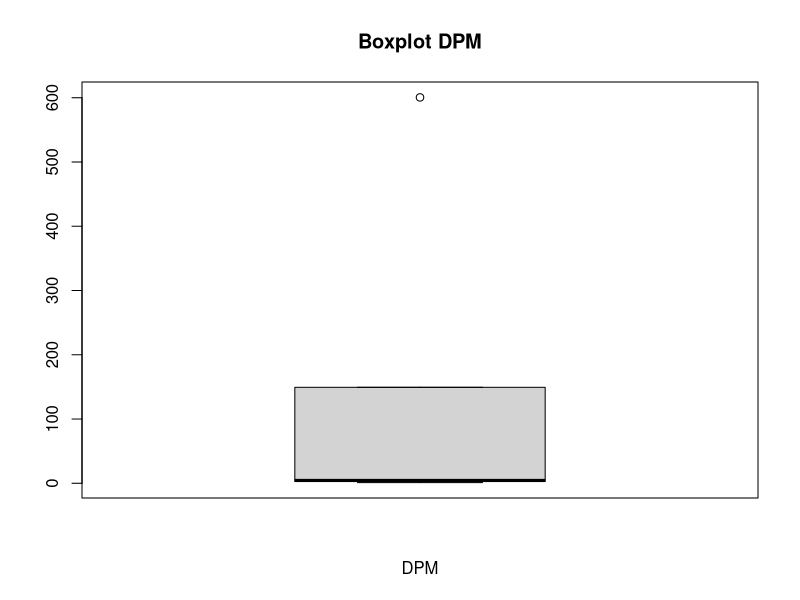
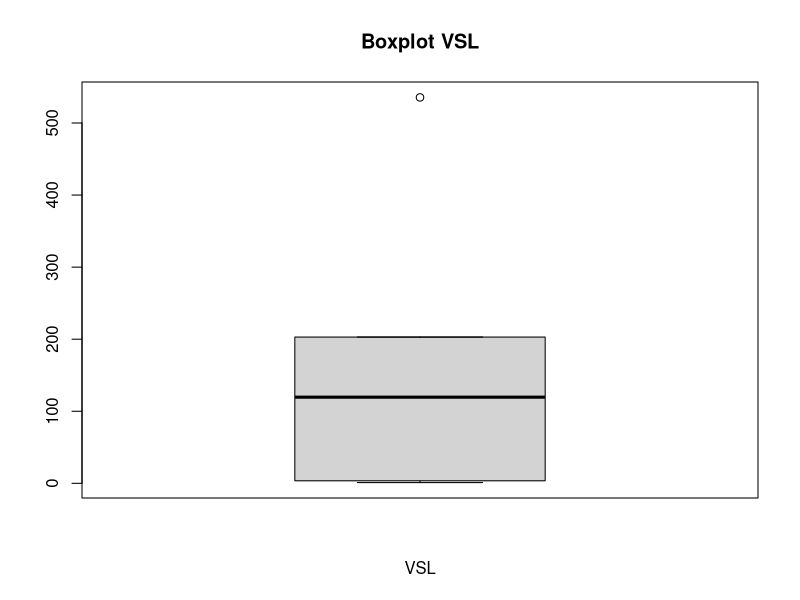
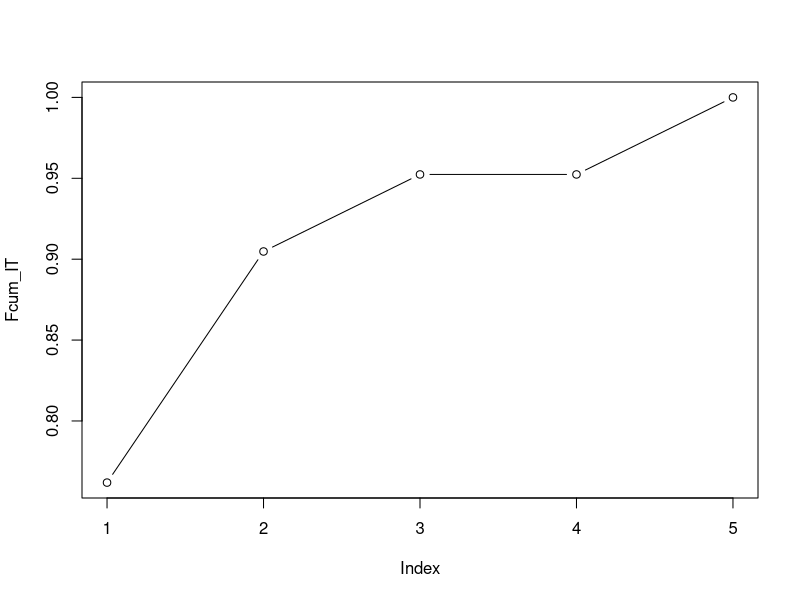
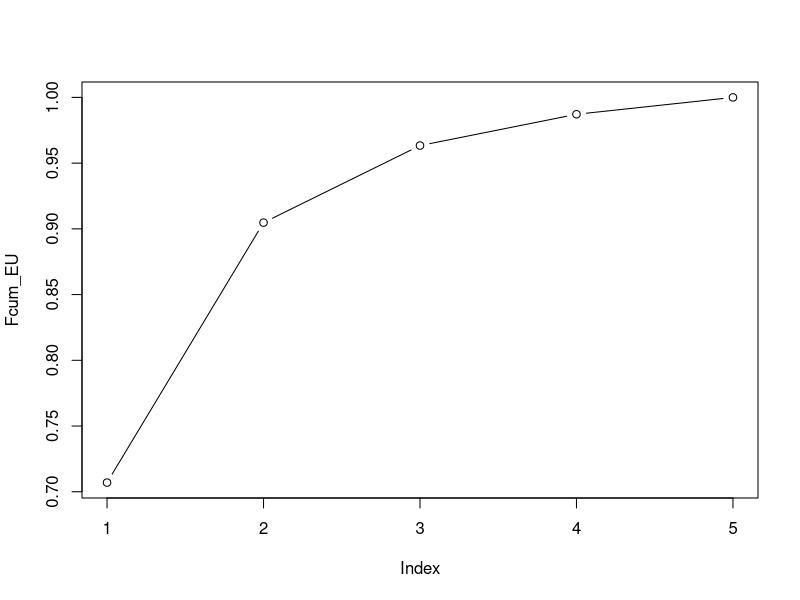
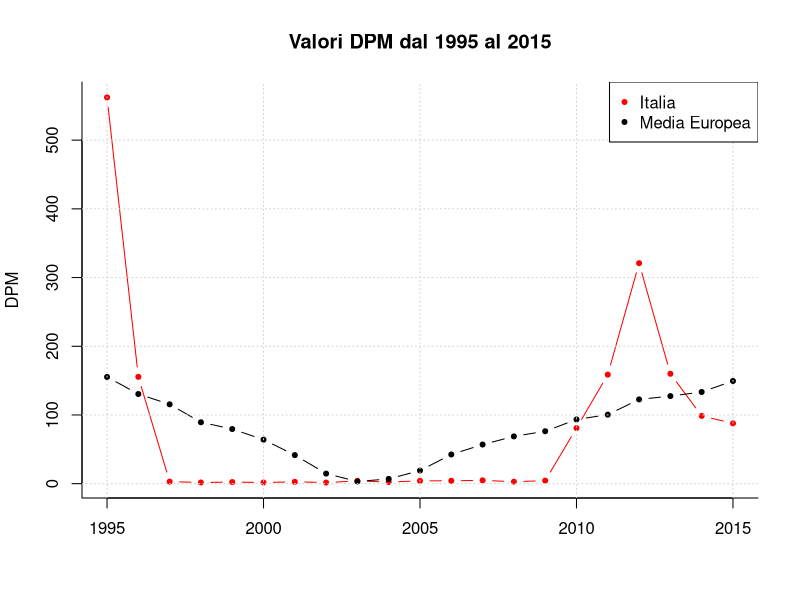
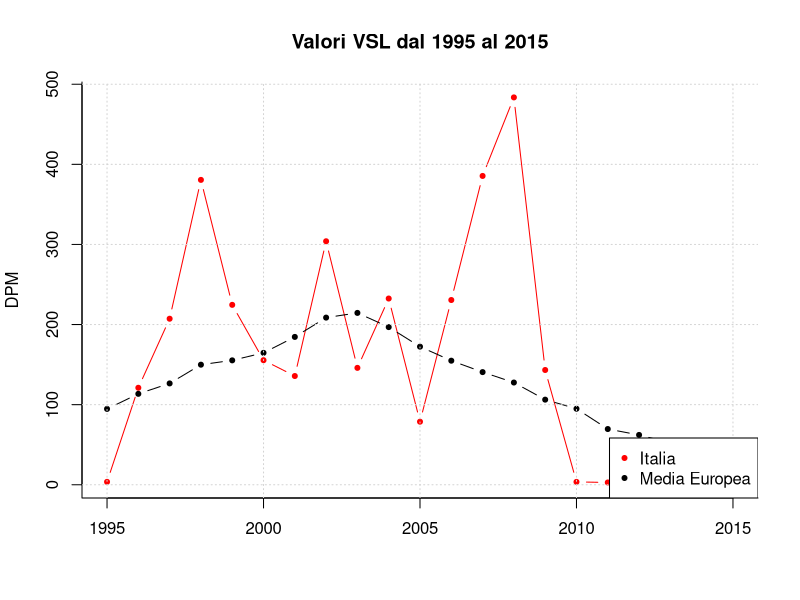
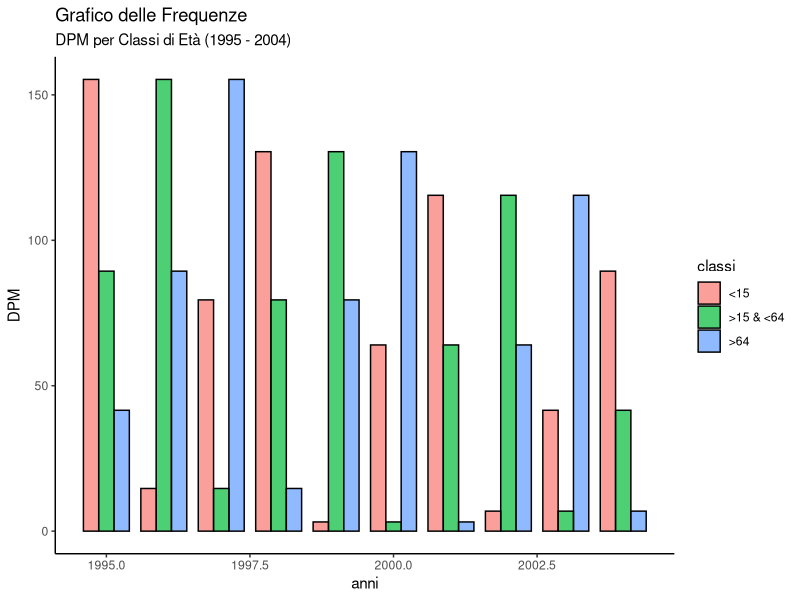
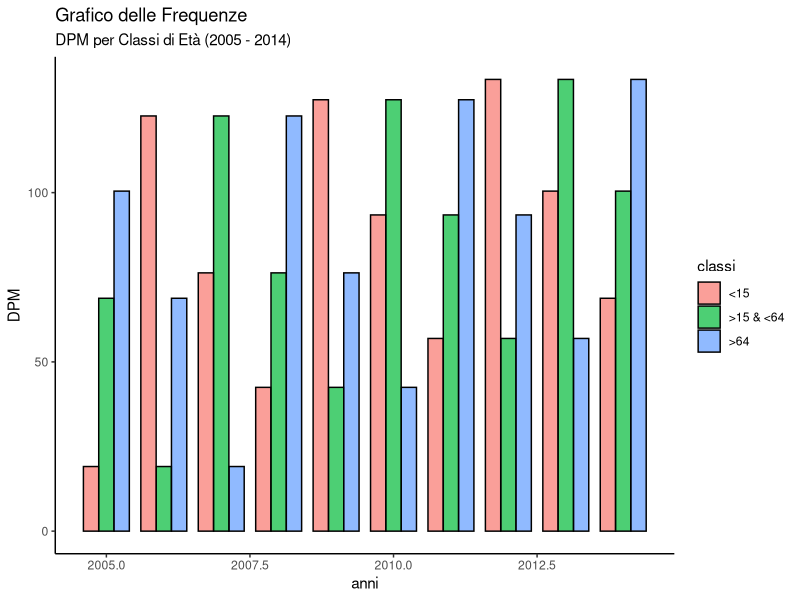

The R script that drew these images, in order:
#install.packages('xlsx')
#library(xlsx)
install.packages('readxl')
library(readxl)

#---- CARICO I DATASET ----

pathGitProject_Gio = "C:/Users/user/Desktop/Magistrale/Statistica e Analisi dei Dati/SAD_Project"
setwd(pathGitProject_Gio)

#pathGitProject_Ciro = "C:/Users/UTENTE/git/SAD_Project"
#setwd(pathGitProject_Ciro)

mydata = read_xlsx('./Datasets/European-Country/Complete_Dataset.xlsx', 1)
data = as.matrix(mydata)

mydata15 = read_xlsx('./Datasets/European-Country/less15.xlsx', 1)
data15 = as.matrix(mydata15)

mydataComp = read_xlsx('./Datasets/European-Country/15-64.xlsx', 1)
dataComp = as.matrix(mydataComp)

mydata64 = read_xlsx('./Datasets/European-Country/64.xlsx', 1)
data64 = as.matrix(mydata64)

#---- DAI DATASET COSTRUISCO LE MATRICI ----

# IDEA: RIMOSSI ANNI PRIMA DEL 95 E DOPO IL 2014

# CREO MATRICI CON I DATI

dataset = matrix(data[,-1],nrow=26) # nrow = 27 quando aggiungiamo Cipro
dataset = matrix( as.double(dataset) , nrow=26) # idem

dataset15 = matrix(data[,-1],nrow=26) # nrow = 27 quando aggiungiamo Cipro
dataset15 = matrix( as.double(dataset) , nrow=26) # idem

datasetComp = matrix(data[,-1],nrow=26) # nrow = 27 quando aggiungiamo Cipro
datasetComp = matrix( as.double(dataset) , nrow=26) # idem

dataset64 = matrix(data[,-1],nrow=26) # nrow = 27 quando aggiungiamo Cipro
dataset64 = matrix( as.double(dataset) , nrow=26) # idem

# RIMUOVO ANNI CHE NON MI INTERESSANO

dataset=dataset[,-(1:10)]
dataset=dataset[,-(43:50)]

dataset15=dataset15[,-(1:10)]
dataset15=dataset15[,-(43:50)]

datasetComp=datasetComp[,-(1:10)]
datasetComp=datasetComp[,-(43:50)]

dataset64=dataset64[,-(1:10)]
dataset64=dataset64[,-(43:50)]

# ASSEGNO NOMI ALLE RIGHE

countries = c("Austria", "Belgio", "Bulgaria", "Croazia", "Danimarca", "Estonia", "Finlandia", "Francia", "Germania",
              "Grecia", "Ungheria", "Irlanda", "Italia", "Lettonia", "Lituania", "Lussemburgo", "Malta", "Paesi Bassi", "Polonia",
              "Portogallo", "Repubblica Ceca", "Romania", "Slovacchia", "Slovenia", "Spagna", "Svezia")
rownames(dataset) = countries
rownames(dataset15) = countries
rownames(datasetComp) = countries
rownames(dataset64) = countries

# DEFINISCO LE COLONNE PER CREARE DUE DATASET SEPARATI, UNO PER DPM E UNO PER VSL

D_Index = seq(1,42, by=2) # DEFINISCO GLI INDICI DELLE COLONNE PER OGNI VARIABILE
V_Index = seq(2,42, by=2) # D sta per Death, V per Value

D_dataset = dataset[, D_Index]
V_dataset = dataset[, V_Index]

D_dataset15 = dataset15[, D_Index]
V_dataset15 = dataset15[, V_Index]

D_datasetComp = datasetComp[, D_Index]
V_datasetComp = datasetComp[, V_Index]

D_dataset64 = dataset64[, D_Index]
V_dataset64 = dataset64[, V_Index]

years = seq(1995,2015)
colnames(D_dataset) = years
colnames(V_dataset) = years

colnames(D_dataset15) = years
colnames(V_dataset15) = years

colnames(D_datasetComp) = years
colnames(V_datasetComp) = years

colnames(D_dataset64) = years
colnames(V_dataset64) = years

#---- CALCOLO INDICI CENTRALITÀ e DISPERSIONE ----

D_min = min(D_dataset)
V_min = min(V_dataset)

D_max = max(D_dataset)
V_max = max(V_dataset)

D_mean = mean(D_dataset)
V_mean = mean(V_dataset)

D_median = median(D_dataset)
V_median = median(V_dataset)

# D_summary = summary(D_dataset)
# V_summary = summary(V_dataset)

resumeCentralità = rbind(c(D_min,D_max,D_mean,D_median),c(V_min,V_max,V_mean,V_median))
colnames(resumeCentralità) = c("MIN", "MAX", "MEAN", "MEDIAN")
rownames(resumeCentralità) = c("DPM","VSL")
View(resumeCentralità)

# Campo di Variazione: sensibile ai soli valori estremi, non tenendo conto del numero di osservaz
D_cdv = D_max - D_min
V_cdv = V_max - V_min

# Differenza interquartilica: meno sensibile a val estremi
D_diffInterq = unname(quantile(sort(D_dataset), probs = 0.75)) - unname(quantile(sort(D_dataset), probs = 0.25))
V_diffInterq = unname(quantile(sort(V_dataset), probs = 0.75)) - unname(quantile(sort(V_dataset), probs = 0.25))

# Varianza per tutto dataset
D_var = var(as.vector(D_dataset))
V_var = var(as.vector(V_dataset))

# Varianza per colonne
# D_var = var(D_dataset)
# V_var = var(V_dataset)

# Varianza per righe
D_var_righe = apply(D_dataset, 1, var)
V_var_righe = apply(V_dataset, 1, var)

# Varianza per colonne
D_var_colonne = apply(D_dataset, 2, var)
V_var_colonne = apply(V_dataset, 2, var)

# Deviazione Standard totale: valore differisce dalla media aritmetica dei valori, in media quadratica di: x
D_sd = sd(D_dataset)
V_sd = sd(V_dataset)

resumeDispersione = rbind(c(D_var,D_sd),c(V_var,V_sd))
colnames(resumeDispersione) = c("VAR", "SD")
rownames(resumeDispersione) = c("DPM","VSL")
View(resumeDispersione)

# CV

cv <- function (data){
  sd(data)/abs(mean(data))
}

cv(D_dataset["Italia",])
cv(D_dataset)

cv(V_dataset["Italia",])
cv(V_dataset)

#---- QUARTILI ----
D_quantile = quantile(sort(D_dataset))
V_quantile = quantile(sort(V_dataset))

boxplot(D_quantile, main="Boxplot DPM", xlab="DPM")
boxplot(V_quantile, main="Boxplot VSL", xlab="VSL")

#---- FdDC - Funzione di Distribuzione Empirica Continua ITALIA ----
min_D_It <- min(D_dataset["Italia",])
max_D_It <- max(D_dataset["Italia",])
classi_D_IT = c(min_D_It, min_D_It+(max_D_It-min_D_It)/5, min_D_It+2*(max_D_It-min_D_It)/5, 
                min_D_It+3*(max_D_It-min_D_It)/5, min_D_It+4*(max_D_It-min_D_It)/5, max_D_It)

freqrel_IT <- table(D_dataset["Italia",])/length(D_dataset["Italia",])

freqrel_D_IT <- table(cut(D_dataset["Italia",], breaks = classi_D_IT, right=FALSE))/length(D_dataset["Italia",])

Fcum_IT <- cumsum(freqrel_D_IT)

Fcum_IT[5] = Fcum_IT[5] + freqrel_IT[length(freqrel_D_IT)]

plot(Fcum_IT, type="b")

#---- FdDC - Funzione di Distribuzione Empirica Continua UNIONE EUROPEA ----
min_D_EU <- min(D_dataset)
max_D_EU <- max(D_dataset)
classi_D_EU = c(min_D_EU, min_D_EU+(max_D_EU-min_D_EU)/5, min_D_EU+2*(max_D_EU-min_D_EU)/5, 
                min_D_EU+3*(max_D_EU-min_D_EU)/5, min_D_EU+4*(max_D_EU-min_D_EU)/5, max_D_EU)

freqrel_EU <- table(D_dataset)/length(D_dataset)

freqrel_D_EU <- table(cut(D_dataset, breaks = classi_D_EU, right=FALSE))/length(D_dataset)

Fcum_EU <- cumsum(freqrel_D_EU)

Fcum_EU[5] = Fcum_EU[5] + freqrel_EU[length(freqrel_D_EU)]

plot(Fcum_EU, type="b")

#---- fare FdDC per VSL ----



#---- DEFINISCO SERIE TEMPORALI, SEPARATAMENTE ITALIA ED EUROPA ----

#DPM
serieD_IT = ts(D_dataset["Italia",])
serieD_EU = ts(apply(D_dataset,2,mean))
serieD = data.frame(serieD_IT, serieD_EU)
serieD = ts(serieD, start = 1995, frequency = 1)
plot.ts(serieD, plot.type = "single", col = c("red", "black"), xlab="", ylab="DPM",
        main="Valori DPM dal 1995 al 2015", type="b", pch=20, bty="l")
grid()
legend("topright",c("Italia","Media Europea"),pch=c(20,20),col=c("red","black"))

#VSL
serieV_IT = ts(V_dataset["Italia",])
serieV_EU = ts(apply(V_dataset,2,mean))
serieV = data.frame(serieV_IT, serieV_EU)
serieV = ts(serieV, start = 1995, frequency = 1)
plot.ts(serieV, plot.type = "single", col = c("red", "black"), xlab="", ylab="DPM",
        main="Valori VSL dal 1995 al 2015", type="b", pch=20, bty="l")
grid()
legend("bottomright",c("Italia","Media Europea"),pch=c(20,20),col=c("red","black"))

#---- DEFINISCO LE CLASSI ----

#CREO LE SUDDIVISIONI
labels_classi = c("Very Low", "Low", "Medium", "High", "Very High")
classi_D = c(D_min, D_min+(D_max-D_min)/5, D_min+2*(D_max-D_min)/5, 
             D_min+3*(D_max-D_min)/5, D_min+4*(D_max-D_min)/5, D_max)
classi_V = c(V_min, V_min+(V_max-V_min)/5, V_min+2*(V_max-V_min)/5, 
             V_min+3*(V_max-V_min)/5, V_min+4*(V_max-V_min)/5, V_max)

#---- GRAFICO A BARRE SOVRAPPOSTE ----
install.packages("ggplot2")
library(ggplot2)

# DPL

#1995-2004
anni=1995:2004
classi=rep(c("<15",">15 & <64",">64"),10)
DPM=cbind(apply(D_dataset15[,1:10],2,mean),
            apply(D_datasetComp[,1:10],2,mean),apply(D_dataset64[,1:10],2,mean))
DPM=c(t(DPM))
df=data.frame(anni, classi, DPM)
ggplot(df, aes(fill=classi, y=DPM, x=anni)) + 
  geom_bar(position="dodge", stat="identity", width=0.8,
           alpha=0.7, colour="black") + 
  ggtitle("Grafico delle Frequenze","DPM per Classi di Età (1995 - 2004)") + 
  theme(panel.background = element_blank(), axis.line = element_line(colour = "black"))

#2005-2014
anni=2005:2014
classi=rep(c("<15",">15 & <64",">64"),10)
DPM=cbind(apply(D_dataset15[,11:20],2,mean),
          apply(D_datasetComp[,11:20],2,mean),apply(D_dataset64[,11:20],2,mean))
DPM=c(t(DPM))
df=data.frame(anni, classi, DPM)
ggplot(df, aes(fill=classi, y=DPM, x=anni)) + 
  geom_bar(position="dodge", stat="identity", width=0.8,
           alpha=0.7, colour="black") + 
  ggtitle("Grafico delle Frequenze","DPM per Classi di Età (2005 - 2014)") + 
  theme(panel.background = element_blank(), axis.line = element_line(colour = "black"))

# VSL

#1995-2004
anni=1995:2004
classi=rep(c("<15",">15 & <64",">64"),10)
VSL=cbind(apply(V_dataset15[,1:10],2,mean),
          apply(V_datasetComp[,1:10],2,mean),apply(V_dataset64[,1:10],2,mean))
VSL=c(t(VSL))
df=data.frame(anni, classi, VSL)
ggplot(df, aes(fill=classi, y=VSL, x=anni)) + 
  geom_bar(position="dodge", stat="identity", width=0.8,
           alpha=0.7, colour="black") + 
  ggtitle("Grafico delle Frequenze","VSL per Classi di Età (1995 - 2004)") + 
  theme(panel.background = element_blank(), axis.line = element_line(colour = "black")) + 
  scale_fill_manual(values = c("<15" = "lightgreen", ">15 & <64" = "orange", ">64" = "red"))

#2005-2014
anni=2005:2014
classi=rep(c("<15",">15 & <64",">64"),10)
VSL=cbind(apply(V_dataset15[,1:10],2,mean),
          apply(V_datasetComp[,1:10],2,mean),apply(V_dataset64[,1:10],2,mean))
VSL=c(t(VSL))
df=data.frame(anni, classi, VSL)
ggplot(df, aes(fill=classi, y=VSL, x=anni)) + 
  geom_bar(position="dodge", stat="identity", width=0.8,
           alpha=0.7, colour="black") + 
  ggtitle("Grafico delle Frequenze","VSL per Classi di Età (2005 - 2014)") + 
  theme(panel.background = element_blank(), axis.line = element_line(colour = "black"))
